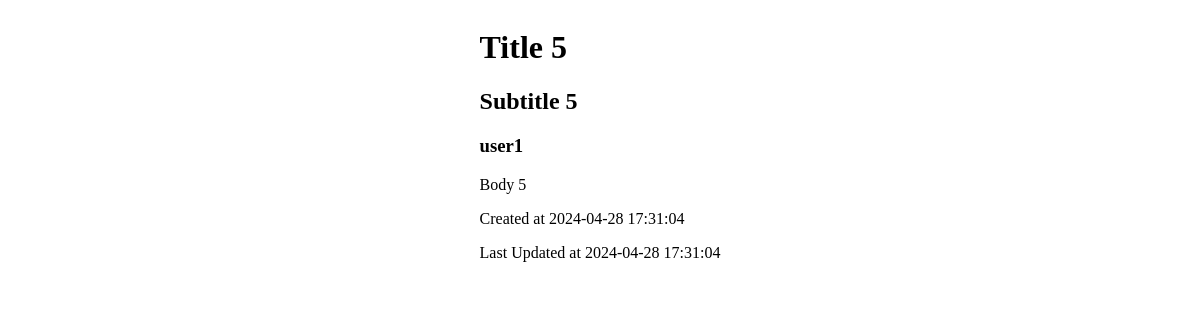
The app's page /blogs/5, older data.
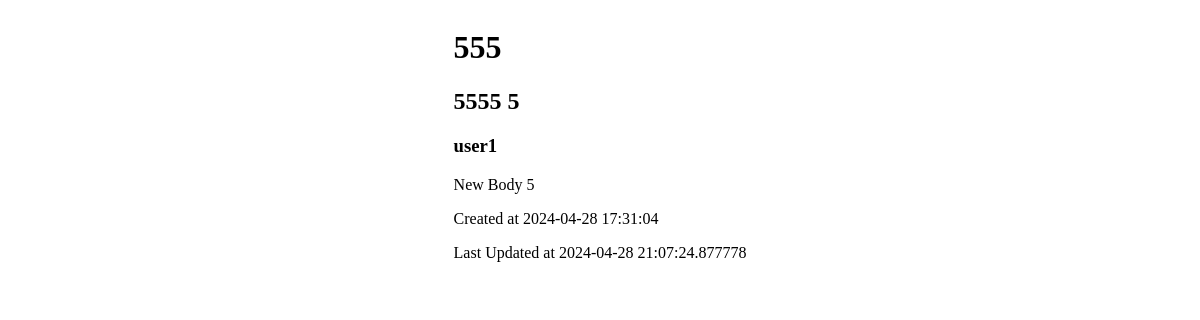
The same page, newer data.
### blog_api/models.py (models this page shows)
class BlogPost(db.Model):
   __tablename__ = "blog_posts"
   id: Mapped[int] = mapped_column(primary_key=True)
   title: Mapped[str]
   subtitle: Mapped[Optional[str]]
   body: Mapped[str]
   created_at: Mapped[datetime] = mapped_column(server_default=func.now())
   updated_at: Mapped[datetime] = mapped_column(onupdate=lambda : datetime.now(timezone.utc), server_default=func.now())
   author_id: Mapped[int] = mapped_column(ForeignKey("users.id"))
   author: Mapped["User"] = relationship(back_populates="blogs")

### blog_api/api.py (the view)
@app.get('/blogs/<int:blog_id>')
def get_blog(blog_id):
    res = db.get_or_404(BlogPost, blog_id)
    blog = {
        "id": res.id,
        "title": res.title,
        "subtitle": res.subtitle,
        "body": res.body,
        "created_at": res.created_at,
        "updated_at": res.updated_at,
        "author": res.author.username
    }
    return render_template('./blog.html', blog=blog, is_authed=(current_user.is_authenticated and current_user.id==res.author.id))

### blog_api/templates/blog.html (shortened to what this page needs)
{% extends 'base.html' %}
{% block content %}
<div id="blog-details">
<h1>{{blog.title}}</h1>
<h2>{{blog.subtitle}}</h2>
<h3>{{blog.author}}</h3>
<p>{{blog.body}}</p>
<p>Created at {{blog.created_at}}</p>
<p>Last Updated at {{blog.updated_at}}</p>
</div>
{% endblock %}

Row changes from the older to the newer data that the page shows:
changed BlogPost: title "Title 5" → "555"; subtitle "Subtitle 5" → "5555 5"; body "Body 5" → "New Body 5"; updated_at "2024-04-28 17:31:04" → "2024-04-28 21:07:24.877778"
